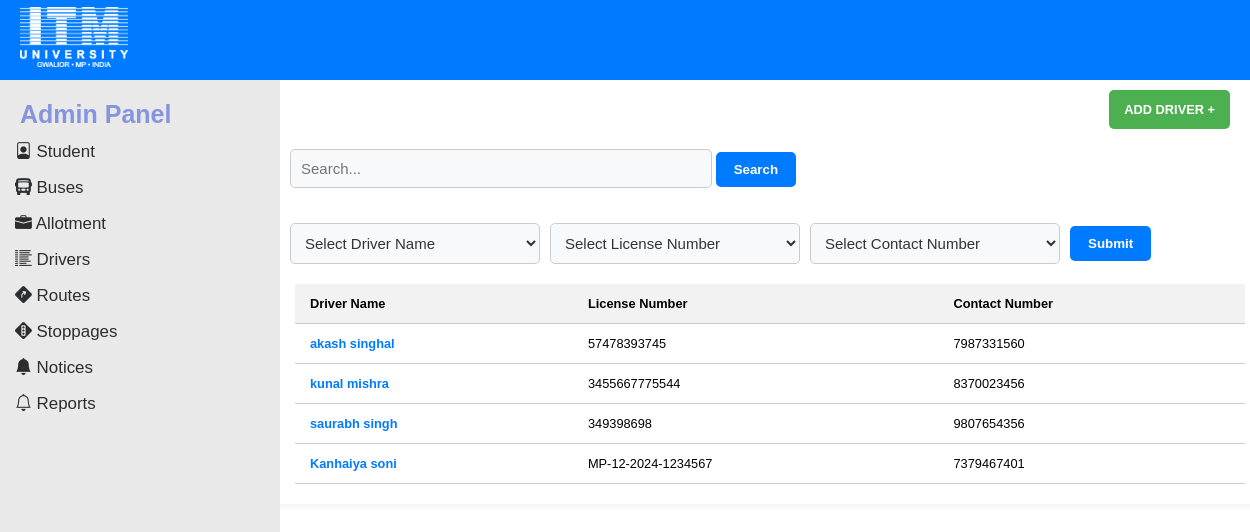
The app's page /drivers/ with its own data.
### bus_app/models.py (models this page shows, shortened)
class Driver(models.Model):
    name = models.CharField(max_length=100)
    address = models.TextField()
    D_license_number = models.CharField(max_length=50, unique=True)
    contact_number = models.CharField(max_length=15, unique=True)
    reference_by = models.CharField(max_length=50)

### bus_app/views.py (the view)
# urls.py: path('drivers/', views.driver_list, name='driver_list'),
def driver_list(request):
    drivers = Driver.objects.all()
    driver_names = Driver.objects.values_list('name', flat=True).distinct()
    license_numbers = Driver.objects.values_list('D_license_number', flat=True).distinct()
    contact_numbers = Driver.objects.values_list('contact_number', flat=True).distinct()
    search_query = request.GET.get('search', '')
    name_filter = request.GET.get('driver_name')
    license_filter = request.GET.get('license_number')
    contact_filter = request.GET.get('contact_number')
    if search_query:
        drivers = drivers.filter(
            Q(name__icontains=search_query) |
            Q(D_license_number__icontains=search_query) |
            Q(contact_number__icontains=search_query)
        )
    if name_filter:
        drivers = drivers.filter(name=name_filter)
    if license_filter:
        drivers = drivers.filter(D_license_number=license_filter)
    if contact_filter:
        drivers = drivers.filter(contact_number=contact_filter)
    context = {
        'drivers': drivers,
        'driver_names': driver_names,
        'license_numbers': license_numbers,
        'contact_numbers': contact_numbers,
    }
    return render(request, 'driver_list.html', context)

### bus_app/templates/driver_list.html (shortened to what this page needs)
{% extends "layout.html" %}
{% load static %}
{% block extra_css %}
  <link rel="stylesheet" href="{% static 'css/bus_list.css' %}">
  <link href="https://cdn.jsdelivr.net/npm/select2@4.1.0-rc.0/dist/css/select2.min.css" rel="stylesheet" />
{% endblock %}
{% block content %}
  <div class="top-bar">
    <a href="{% url 'add_driver' %}" class="add-btn">ADD DRIVER +</a>
  </div>
  <form method="get" class="filter-form" style="flex-direction: column; align-items: flex-start;">
    <div style="width: 100%;">
      <input type="text" name="search"
             placeholder="Search..."
             value="{{ request.GET.search }}"
             class="styled-select"
             style="width: 100%; max-width: 400px; margin-bottom: 15px;" />
             <button type="submit" class="submit-btn">Search</button>
    </div>
  </form>
  <form method="get" class="filter-form" style="display: flex; flex-wrap: wrap; gap: 10px; align-items: center;">
    <select name="driver_name" class="styled-select searchable">
      <option value="">Select Driver Name</option>
    </select>
    <select name="license_number" class="styled-select searchable">
      <option value="">Select License Number</option>
    </select>
    <select name="contact_number" class="styled-select searchable">
      <option value="">Select Contact Number</option>
    </select>
    <button type="submit" class="submit-btn">Submit</button>
  </form>
  {% if drivers %}
    <table>
      <thead>
        <tr>
          <th>Driver Name</th>
          <th>License Number</th>
          <th>Contact Number</th>
        </tr>
      </thead>
      <tbody>
        {% for driver in drivers %}
          <tr>
            <td>
              {% if driver.D_license_number %}
                <a href="{% url 'driver_detail' driver.D_license_number %}">{{ driver.name }}</a>
              {% else %}
                {{ driver.name }}
              {% endif %}
            </td>
            <td>{{ driver.D_license_number }}</td>
            <td>{{ driver.contact_number }}</td>
          </tr>
        {% endfor %}
      </tbody>
    </table>
  {% else %}
    <p class="no-data">No drivers found.</p>
  {% endif %}
{% endblock %}

### static/css/style.css (style rules this page uses)
body.layout-template { font-family: 'arial', sans-serif; margin: 0; font-size: 13px; }

### static/css/bus_list.css (style rules this page uses)
.filter-form { display: flex; flex-wrap: wrap; gap: 10px; margin-bottom: 20px; padding: 0 20px; }
.top-bar { display: flex; justify-content: flex-end; margin-top: 20px; margin-right: 20px; margin-bottom: 20px; }
.add-btn { background-color: #4CAF50; color: white; padding: 12px 15px; text-decoration: none; font-size: .8rem; font-weight: bold; border-radius: 5px; margin-right: 20px; margin-top: 50px; }
.submit-btn { background-color: #007BFF; color: white; border: none; padding: 10px 18px; border-radius: 5px; cursor: pointer; font-weight: bold; }
.styled-select { width: 250px; padding: 10px; font-size: 15px; border: 1px solid #ccc; border-radius: 5px; background-color: #f8f9fa; color: #333; }
table { width: 95%; margin: 0 auto; border-collapse: collapse; font-family: Arial, sans-serif; font-size: .8rem; }
th, td { padding: 12px 15px; text-align: left; border-bottom: 1px solid #ccc; }
th { background-color: #f2f2f2; font-weight: bold; }
td a { color: #007BFF; text-decoration: none; font-weight: bold; }

### records on screen
Driver: name "akash singhal", D_license_number "57478393745", contact_number "7987331560"
Driver: name "kunal mishra", D_license_number "3455667775544", contact_number "8370023456"
Driver: name "saurabh singh", D_license_number "349398698", contact_number "9807654356"
Driver: name "Kanhaiya soni", D_license_number "MP-12-2024-1234567", contact_number "7379467401"
